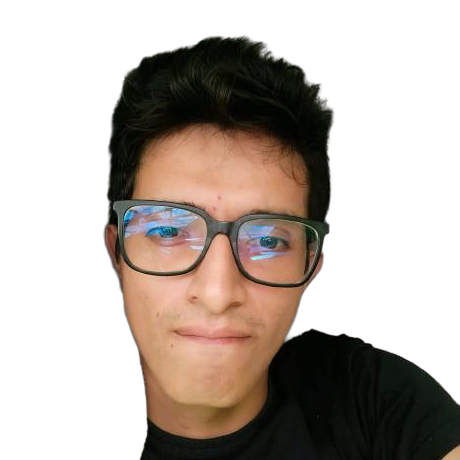
#> input picture person_transparent.png, 460 x 460 px, found by its file name
$ python make_ascii_svg.py
#> lines starting #> are read from the running program, lines starting #| are printed output that depends on the picture; after the words box and inside, x2 and y2 are one past the last pixel; in counts of white or black regions, pixels touching at a corner belong together
"""
make_ascii_svg.py  –  turn source-prepped.png into hxni-ascii.svg
  • Single gold fill (no rainbow chaos)
  • Each row wipes left→right via SMIL clipPath animation
  • Prints once, then freezes — no looping
  • GitHub renders SMIL inside <img> tags

Usage:
  python scripts/make_ascii_svg.py
"""

from pathlib import Path
import numpy as np
from PIL import Image


# ── Tunables ─────────────────────────────────────────────────────────
SRC      = "source-prepped.png"
OUT      = "hxni-ascii.svg"

COLS     = 80           # character columns — increase for more detail
ASPECT   = 0.46         # height/width ratio correction for Courier New chars
                        # characters are ~2x taller than wide; 0.46 ≈ 1/2.17
FONT_PX  = 9            # font-size in px
FONT_W   = 5.5          # px per char (Courier New 0.6em at 9px)
LINE_H   = 11           # px per line (font + leading)
GOLD     = "#D4AF37"    # The Cipher Stack gold

# Density ramp: dark details (hair, glasses, shadow) -> dense chars, skin highlights -> subtle dots
RAMP = "@%#sc*+=-:. "

# Animation
WIPE_DUR    = 0.12      # wipe duration per row (seconds)
TOTAL_SECS  = 2.6       # total time for all rows to appear


def img_to_ascii(src: str = None) -> list[str]:
    # Prefer person_transparent.png for clean background separation
    candidate_sources = ["person_transparent.png", "source-prepped.png", "hero_rotated.png", "hero.png"]
    chosen_src = None
    if src and Path(src).exists():
        chosen_src = src
    else:
        for c in candidate_sources:
            if Path(c).exists():
                chosen_src = c
                break

    if not chosen_src:
        raise FileNotFoundError("No input image found! Please provide a photo.")

    img = Image.open(chosen_src)
#> img is the input picture: PIL image 460x460 RGBA; mean R, G, B, A 44.2, 34.4, 27.4, 113.1
    rows = max(1, int(COLS * (img.height / img.width) * ASPECT))
#> rows = 36
    img_resized = img.resize((COLS, rows), Image.LANCZOS)
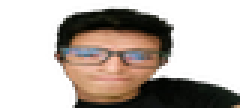
#> img_resized: PIL image 80x36 RGBA (shown 3 times larger); mean R, G, B, A 45.9, 35.7, 28.5, 113.1; transparent parts drawn white

    ramp_len = len(RAMP) - 1

    if img_resized.mode == "RGBA":
        rgba = np.array(img_resized)
        rgb = rgba[:, :, :3].astype(float)
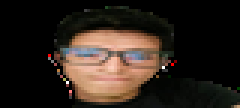
#> rgb: shape (36, 80, 3) float64 (shown 3 times larger); mean R, G, B 45.9, 35.7, 28.5
        alpha = rgba[:, :, 3]
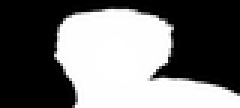
#> alpha: shape (36, 80) (shown 3 times larger); min 0, max 255, mean 113.1
        grey = 0.299 * rgb[:, :, 0] + 0.587 * rgb[:, :, 1] + 0.114 * rgb[:, :, 2]
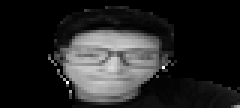
#> grey: shape (36, 80) float64 (shown 3 times larger); min 0, max 255, mean 37.9

        mask = alpha > 40
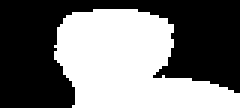
#> mask: shape (36, 80) bool (shown 3 times larger); 45.9% white; 1 white region, box (x1, y1, x2, y2) and area: (18, 3, 80, 36) 1321
        if mask.any():
            p_min = np.percentile(grey[mask], 4)
#> p_min = 5.04
            p_max = np.percentile(grey[mask], 96)
#> p_max = 190.4
            grey_norm = np.clip((grey - p_min) / (p_max - p_min + 1e-5) * 255.0, 0, 255)
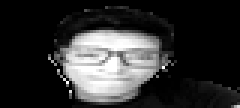
#> grey_norm: shape (36, 80) float64 (shown 3 times larger); min 0, max 255, mean 48.6
        else:
            grey_norm = grey

        lines = []
        for r in range(rows):
            row_chars = []
            for c in range(COLS):
                if alpha[r, c] < 40:
                    row_chars.append(" ")
                else:
                    v = grey_norm[r, c]
                    idx = int((v / 255.0) * ramp_len)
                    row_chars.append(RAMP[idx])
            lines.append("".join(row_chars))
#> after the loop, lines = 36 items
        return lines
    else:
        img_l = img_resized.convert("L")
        arr = np.array(img_l).astype(float)
        p_min = np.percentile(arr, 5)
        p_max = np.percentile(arr, 95)
        arr_norm = np.clip((arr - p_min) / (p_max - p_min + 1e-5) * 255.0, 0, 255)
        return [
            "".join(RAMP[int(v / 255.0 * ramp_len)] for v in row)
            for row in arr_norm
        ]


def build_svg(lines: list[str]) -> str:
    n_rows = len(lines)
    n_cols = max(len(l) for l in lines)
    svg_w  = n_cols * FONT_W
    svg_h  = n_rows * LINE_H + LINE_H      # +1 line bottom breathing room

    row_delay = TOTAL_SECS / max(n_rows, 1)

    # ── CSS Animation Rules ──────────────────────────────────────────
    css_rules = [
        "<style>",
        f'text {{ font-family: "Courier New", Courier, monospace; font-size: {FONT_PX}px; fill: {GOLD}; }}',
        "@keyframes fin { from { opacity: 0; } to { opacity: 1; } }",
        ".row { animation: fin 0.3s ease-out both; }",
    ]
    for i in range(n_rows):
        delay = i * row_delay
        css_rules.append(f".r{i} {{ animation-delay: {delay:.3f}s; }}")
    css_rules.append("</style>")

    # ── <defs>: one clipPath per row ─────────────────────────────────
    defs_parts = ["<defs>"]
    for i in range(n_rows):
        delay = i * row_delay
        y     = i * LINE_H
        defs_parts.append(
            f'  <clipPath id="r{i}">'
            f'<rect x="0" y="{y}" width="0" height="{LINE_H}">'
            f'<animate attributeName="width" from="0" to="{svg_w:.1f}" '
            f'dur="{WIPE_DUR}s" begin="{delay:.3f}s" fill="freeze"/>'
            f'</rect></clipPath>'
        )
    defs_parts.append("</defs>")

    # ── Text rows ────────────────────────────────────────────────────
    text_parts = []
    for i, line in enumerate(lines):
        baseline = (i + 1) * LINE_H
        safe = (line
                .replace("&", "&amp;")
                .replace("<", "&lt;")
                .replace(">", "&gt;"))
        text_parts.append(
            f'<text class="row r{i}" x="0" y="{baseline}" '
            f'xml:space="preserve" '
            f'clip-path="url(#r{i})">{safe}</text>'
        )

    # ── Assemble SVG ─────────────────────────────────────────────────
    svg = "\n".join([
        f'<svg xmlns="http://www.w3.org/2000/svg" '
        f'xmlns:xlink="http://www.w3.org/1999/xlink" '
        f'width="{svg_w:.0f}" height="{svg_h:.0f}" '
        f'viewBox="0 0 {svg_w:.0f} {svg_h:.0f}">',

        # Background
        '<rect width="100%" height="100%" fill="#0d0d0d" rx="8"/>',
        f'<rect x="1" y="1" width="{svg_w-2:.0f}" height="{svg_h-2:.0f}" fill="none" stroke="#8B6914" stroke-width="1" rx="7.5"/>',

        "\n".join(css_rules),
        "\n".join(defs_parts),
        "\n".join(text_parts),
        "</svg>",
    ])
    return svg


if __name__ == "__main__":
    lines = img_to_ascii()
#> lines = 36 items
    svg   = build_svg(lines)
#> in build_svg, `n_rows = len(lines)`: n_rows = 36
#> in build_svg, `n_cols = max(len(l) for l in lines)`: n_cols = 80
#> in build_svg, `svg_w  = n_cols * FONT_W`: svg_w = 440
#> in build_svg, `svg_h  = n_rows * LINE_H + LINE_H`: svg_h = 407
#> in build_svg, `row_delay = TOTAL_SECS / max(n_rows, 1)`: row_delay = 0.0722
#> the loop in build_svg, `for i in range(n_rows):` made 36 passes
#> delay on passes 1 to 12: 0, 0.0722, 0.144, 0.217, 0.289, 0.361, 0.433, 0.506, 0.578, 0.65, 0.722, 0.794
#> after the loop in build_svg, `for i in range(n_rows):`: css_rules = 40 items
#> after the loop in build_svg, `for i in range(n_rows):`: defs_parts = 37 items
#> the loop in build_svg, `for i, line in enumerate(lines):` made 36 passes
#> baseline on passes 1 to 12: 11, 22, 33, 44, 55, 66, 77, 88, 99, 110, 121, 132
#> after the loop in build_svg, `for i, line in enumerate(lines):`: text_parts = 36 items
    Path(OUT).write_text(svg, encoding="utf-8")
    Path("profile-ascii.svg").write_text(svg, encoding="utf-8")
    cols  = max(len(l) for l in lines)
#> cols = 80
    print(f"Generated {OUT} and profile-ascii.svg ({cols} cols x {len(lines)} rows)")
#| Generated hxni-ascii.svg and profile-ascii.svg (80 cols x 36 rows)
